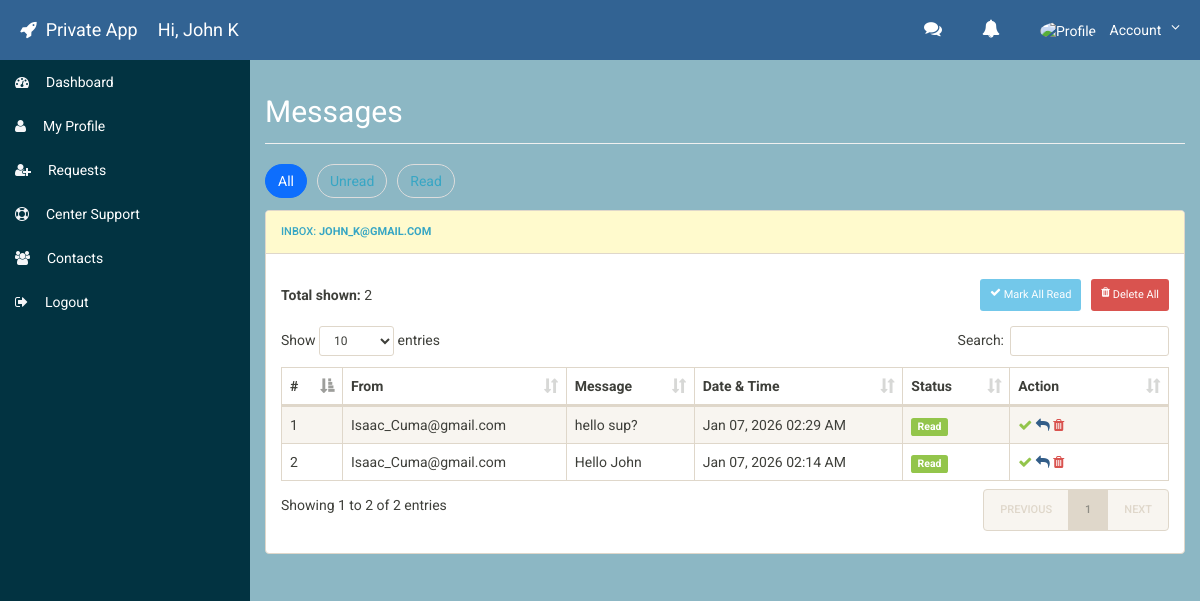
/messages.php (signed in), run on the app's committed database.
### tables this page shows
CREATE TABLE `feedback` (
  `id` int NOT NULL,
  `sender` varchar(100) NOT NULL,
  `receiver` varchar(100) NOT NULL,
  `channel` varchar(30) NOT NULL DEFAULT 'user_admin',
  `title` varchar(150) NOT NULL,
  `feedbackdata` text NOT NULL,
  `attachment` varchar(150) DEFAULT NULL,
  `created_at` timestamp NOT NULL DEFAULT CURRENT_TIMESTAMP,
  `is_read` tinyint(1) NOT NULL DEFAULT '0',
  `read_at` timestamp NULL DEFAULT NULL
);

### messages.php (the view, shortened to what this page needs)
<?php
$controller = new Controller();
$dbh = $controller->pdo();
$me = $_SESSION['user_login'];
$filter = strtolower(trim($_GET['filter'] ?? 'all'));
$where = "receiver = :me";
$params = [':me' => $me];
try {
    $stmt = $dbh->prepare("
        SELECT id, sender, feedbackdata, created_at, is_read
        FROM feedback
        WHERE $where
        ORDER BY created_at DESC
    ");
    $stmt->execute($params);
    $rows = $stmt->fetchAll(PDO::FETCH_ASSOC);
} catch (PDOException $e) {
    $rows = [];
    $error = "DB error: " . $e->getMessage();
}
try {
    $st = $dbh->prepare("SELECT COUNT(*) FROM feedback WHERE receiver = :me AND is_read=0");
    $st->execute([':me'=>$me]);
    $unreadCount = (int)$st->fetchColumn();
} catch(Throwable $e) { $unreadCount = 0; }
function fmt_dt($dt) {
    return $dt ? date('M d, Y h:i A', strtotime($dt)) : 'N/A';
}
?>
<!doctype html>
<html lang="en" class="no-js">
<head>
<link rel="stylesheet" href="css/font-awesome.min.css">
<link rel="stylesheet" href="css/bootstrap.min.css">
<link rel="stylesheet" href="css/dataTables.bootstrap.min.css">
<link rel="stylesheet" href="css/style.css">
</head>
<body>
<?php include __DIR__ . '/includes/header.php'; ?>
<div class="ts-main-content">
<?php include __DIR__ . '/includes/leftbar.php'; ?>
<div class="content-wrapper">
<div class="container-fluid">
<h2 class="page-title">Messages</h2>
<div class="tabbar">
  <a class="<?php echo $filter==='all'?'active':''; ?>" href="messages.php?filter=all">
    All
  </a>
  <a class="<?php echo $filter==='unread'?'active':''; ?>" href="messages.php?filter=unread">
    Unread <?php if($unreadCount>0): ?><span class="badge-pill"><?php echo $unreadCount>99?'99+':$unreadCount; ?></span><?php endif; ?>
  </a>
  <a class="<?php echo $filter==='read'?'active':''; ?>" href="messages.php?filter=read">
    Read
  </a>
</div>
<div class="panel panel-default">
<div class="panel-heading">
  Inbox: <strong><?php echo htmlentities($me); ?></strong>
</div>
<div class="panel-body">
<div class="actions-bar">
  <div>
    <strong>Total shown:</strong> <?php echo (int)count($rows); ?>
  </div>
  <div style="display:flex;gap:10px;flex-wrap:wrap;">
    <button class="btn btn-info btn-sm" id="btnMarkAll" <?php echo ($unreadCount===0?'disabled':''); ?>>
      <i class="fa fa-check"></i> Mark All Read
    </button>
    <form method="post" style="margin:0;">
      <button type="submit" name="delete_all" class="btn btn-danger btn-sm"
        onclick="return confirm('Delete ALL messages? This cannot be undone!');"
        <?php echo (count($rows)===0?'disabled':''); ?>>
        <i class="fa fa-trash"></i> Delete All
      </button>
    </form>
  </div>
</div>
<table id="zctb" class="table table-striped table-bordered">
<thead>
<tr>
  <th>#</th>
  <th>From</th>
  <th>Message</th>
  <th>Date &amp; Time</th>
  <th>Status</th>
  <th style="width:120px;">Action</th>
</tr>
</thead>
<tbody>
<?php $i=1; foreach($rows as $r): ?>
<tr class="<?php echo ((int)$r['is_read']===0)?'unreadRow':''; ?>">
  <td><?php echo $i++; ?></td>
  <td><?php echo htmlentities($r['sender']); ?></td>
  <td><?php echo htmlentities($r['feedbackdata']); ?></td>
  <td><?php echo htmlentities(fmt_dt($r['created_at'])); ?></td>
  <td>
    <?php if((int)$r['is_read']===1): ?>
      <span class="label label-success">Read</span>
    <?php else: ?>
      <span class="label label-warning">Unread</span>
    <?php endif; ?>
  </td>
  <td>
    <a href="#" class="markReadBtn" data-id="<?php echo (int)$r['id']; ?>" title="Mark Read">
      <i class="fa fa-check text-success"></i>
    </a>
    <a href="feedback.php?reply=<?php echo urlencode($r['sender']); ?>" title="Reply">
      <i class="fa fa-mail-reply text-primary"></i>
    </a>
    <a href="messages.php?filter=<?php echo urlencode($filter); ?>&delete=<?php echo (int)$r['id']; ?>"
       onclick="return confirm('Delete this message?');" title="Delete">
      <i class="fa fa-trash text-danger"></i>
    </a>
  </td>
</tr>
<?php endforeach; ?>
</tbody>
</table>
</div>
</div>
</div>
</div>
</div>
</body>
</html>

### css/style.css (style rules this page uses)
html { font-size: 14px; }
@media only screen and (min-width: 480px) { html { font-size: 17px; } }
@media only screen and (min-width: 768px) { html { font-size: 14px; } }
body { font-size: 1em; }
a { color: #37a6c4; }
.btn { font-family: 'Oswald', sans-serif; }
.btn i { position: relative; top: -2px; }
.panel { overflow: hidden; }
.btn { text-transform: none; }
.page-title { padding-bottom: 15px; margin-bottom: 20px; border-bottom: 1px solid #f0f0f0; }
.ts-main-content .content-wrapper { padding-top: 15px; margin-top: 60px; }
@media only screen and (min-width: 992px) { .ts-main-content .content-wrapper { margin-left: 250px; } }

### messages.php (style rules this page uses)
.actions-bar { display:flex;gap:10px;align-items:center;justify-content:space-between;margin:10px 0 15px;flex-wrap:wrap; }
.tabbar { display:flex;gap:10px;flex-wrap:wrap;margin-bottom:12px; }
.tabbar a { padding:6px 12px;border:1px solid #ddd;border-radius:18px;text-decoration:none; }
.tabbar a.active { background:#0d6efd;color:#fff;border-color:#0d6efd; }

### data on the page
feedback: sender "Isaac_Cuma@gmail.com", feedbackdata "hello sup?", created_at "Jan 07, 2026 02:29 AM", is_read "Read"
feedback: sender "Isaac_Cuma@gmail.com", feedbackdata "Hello John", created_at "Jan 07, 2026 02:14 AM", is_read "Read"

### other printed values
$displayName "John K"
$me "JOHN_K@GMAIL.COM"
count($rows) "2"
